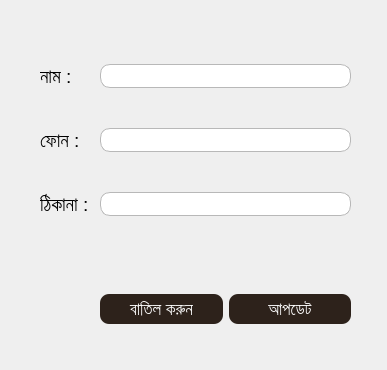
<?xml version="1.0" encoding="UTF-8"?>
<ui version="4.0">
 <class>ProfileEdit</class>
 <widget class="QDialog" name="ProfileEdit">
  <property name="geometry">
   <rect>
    <x>0</x>
    <y>0</y>
    <width>387</width>
    <height>370</height>
   </rect>
  </property>
  <property name="windowTitle">
   <string>Dialog</string>
  </property>
  <property name="styleSheet">
   <string notr="true">QLineEdit, QDateEdit{ border-radius:10px;
border:1px solid #B8B8B8;
 padding:3px;}
QPushButton{background-color:#2D221B;
                                        color:white;
                                        padding:5px 12px;
                                        border-radius:9px;}
 QComboBox{border-radius:10px;background:#E1E1E1;border:1px solid #B8B8B8; padding:3px;}</string>
  </property>
  <widget class="QWidget" name="">
   <property name="geometry">
    <rect>
     <x>40</x>
     <y>30</y>
     <width>311</width>
     <height>221</height>
    </rect>
   </property>
   <layout class="QGridLayout" name="gridLayout">
    <item row="0" column="0">
     <widget class="QLabel" name="label">
      <property name="font">
       <font>
        <pointsize>14</pointsize>
       </font>
      </property>
      <property name="text">
       <string>নাম :</string>
      </property>
     </widget>
    </item>
    <item row="0" column="1">
     <widget class="QLineEdit" name="name"/>
    </item>
    <item row="1" column="0">
     <widget class="QLabel" name="label_2">
      <property name="font">
       <font>
        <pointsize>14</pointsize>
       </font>
      </property>
      <property name="text">
       <string>ফোন : </string>
      </property>
     </widget>
    </item>
    <item row="1" column="1">
     <widget class="QLineEdit" name="phone"/>
    </item>
    <item row="2" column="0">
     <widget class="QLabel" name="label_3">
      <property name="font">
       <font>
        <pointsize>14</pointsize>
       </font>
      </property>
      <property name="text">
       <string>ঠিকানা : </string>
      </property>
     </widget>
    </item>
    <item row="2" column="1">
     <widget class="QLineEdit" name="address"/>
    </item>
   </layout>
  </widget>
  <widget class="QWidget" name="">
   <property name="geometry">
    <rect>
     <x>100</x>
     <y>290</y>
     <width>251</width>
     <height>38</height>
    </rect>
   </property>
   <layout class="QGridLayout" name="gridLayout_2">
    <item row="0" column="0">
     <widget class="QPushButton" name="cancel">
      <property name="font">
       <font>
        <pointsize>13</pointsize>
       </font>
      </property>
      <property name="text">
       <string>বাতিল করুন</string>
      </property>
     </widget>
    </item>
    <item row="0" column="1">
     <widget class="QPushButton" name="update">
      <property name="font">
       <font>
        <pointsize>13</pointsize>
       </font>
      </property>
      <property name="text">
       <string>আপডেট</string>
      </property>
     </widget>
    </item>
   </layout>
  </widget>
 </widget>
 <resources/>
 <connections/>
</ui>
